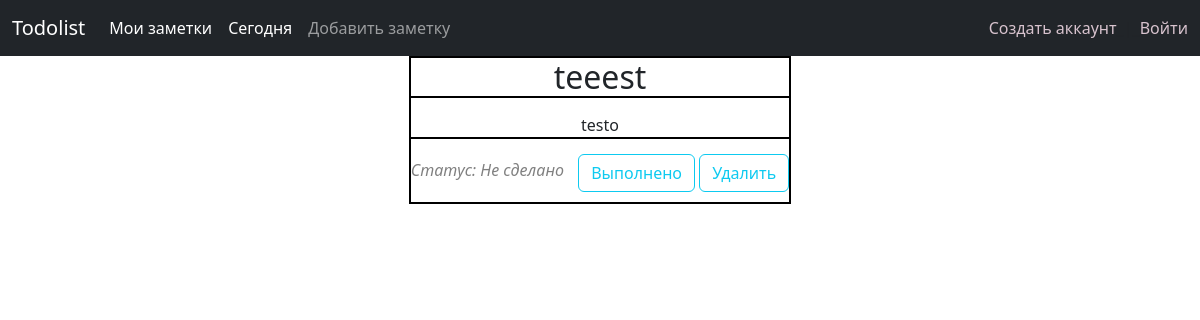
The page /notes/5/ on the database its author committed.
### notes/models.py (models this page shows, shortened)
class Note(models.Model):
    STATUS_CHOICES = [
        ('ToDo', 'Не сделано'),
        ('Completed', 'Сделано'),
    ]
    title = models.CharField(max_length=200)
    created = models.DateTimeField(auto_now_add=True)
    datetodo = models.DateField()
    status = models.CharField(
        max_length=20, choices=STATUS_CHOICES, default='ToDo')
    description = models.TextField(blank=True, null=True)
    user = models.ForeignKey(User,
                             on_delete=models.CASCADE,
                             related_name='notes_created')
    class Meta:
        ordering = ['-created']

### notes/views.py (the view)
# urls.py: path('<int:note_id>/', views.detail_view, name='detail_view'),
def detail_view(request, note_id):
    note = get_object_or_404(Note, id=note_id)
    return render(request, 'notes/detail.html', {'note': note})

### notes/templates/notes/detail.html (shortened to what this page needs)
{% extends 'base.html' %}
{% load static %}
{% block content %}
  <div class="main">
    <div class="note">
        <h2 id="title" style="border-bottom:2px solid black;">{{ note.title }}</h2>
        <p id="desc" style="border-bottom:2px solid black; margin-top: 15px; margin-bottom: 15px;">{{ note.description }}</p>
        <p style="color: gray; font-style: italic; display: inline-block; vertical-align: middle; margin-right: 10px;">Статус: {{ note.get_status_display }}</p>
        <a href="#"><button style="display: inline-block; vertical-align: middle; margin-bottom: 10px;" type="button" class="btn btn-outline-info">Выполнено</button></a>
        <a href="#"><button style="display: inline-block; vertical-align: middle; margin-bottom: 10px;" type="button" class="btn btn-outline-info">Удалить</button></a>
    </div>
  </div>
{% endblock content %}

### notes/static/css/css.css (style rules this page uses)
.note { display: inline-block; margin-left: auto; margin-right: auto; border: 2px solid black; }
.main { margin: 0; padding: 0; text-align: center; }
#desc { max-width: 400px; }
h2 { border-bottom:1px solid #bbb; }

### rows shown on the page
Note: title "teeest", description "testo", status "Не сделано"
